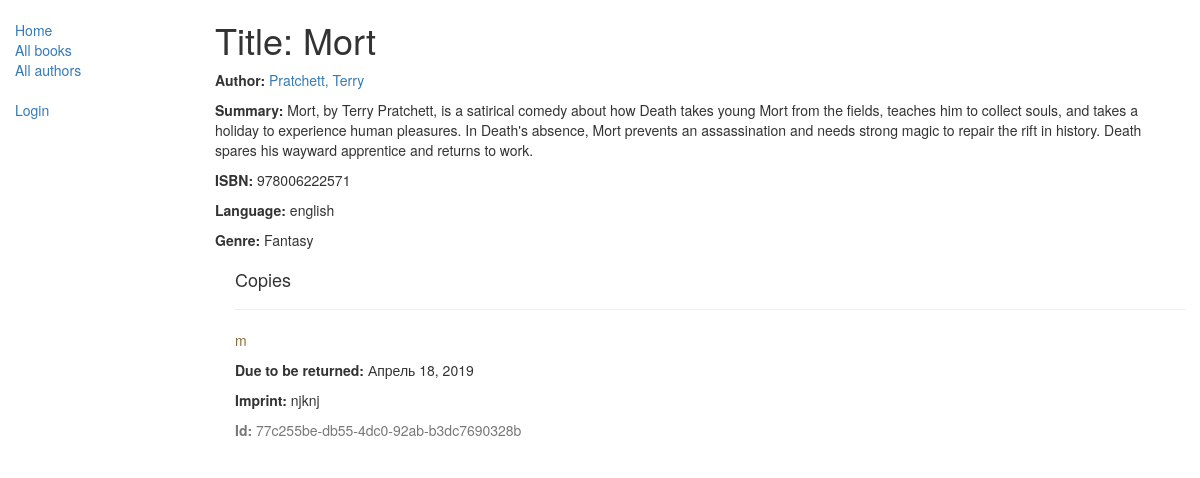
/catalog/book/1, run on the app's committed database.
### catalog/models.py (models this page shows, shortened)
class Book(models.Model):
    title = models.CharField(max_length=200)
    author = models.ForeignKey('Author', on_delete=models.SET_NULL, null=True)
    summary = models.TextField(max_length=1000, help_text="Enter a brief description of the book")
    isbn = models.CharField('ISBN', max_length=13,
                            help_text='13 Character <a href="https://www.isbn-international.org/content/what-isbn'
                                      '">ISBN number</a>')
    genre = models.ManyToManyField(Genre, help_text="Select a genre for this book")
    language = models.ForeignKey('Language', on_delete=models.SET_NULL, null=True)
    def display_genre(self):
        """Creates a string for the Genre. This is required to display genre in Admin."""
        return ', '.join([genre.name for genre in self.genre.all()[:3]])
    display_genre.short_description = 'Genre'

class Author(models.Model):
    first_name = models.CharField(max_length=100)
    last_name = models.CharField(max_length=100)
    date_of_birth = models.DateField(null=True, blank=True)
    date_of_death = models.DateField('died', null=True, blank=True)
    class Meta:
        ordering = ['last_name', 'first_name']
    def __str__(self):
        return '{0}, {1}'.format(self.last_name, self.first_name)

class Language(models.Model):
    name = models.CharField(max_length=200,
                            help_text="Enter the book's natural language (e.g. English, French, Japanese etc.)")
    def __str__(self):
        return self.name

class Genre(models.Model):
    name = models.CharField(
        max_length=200,
        help_text="Enter a book genre (e.g. Science Fiction, French Poetry etc.)"
        )
    def __str__(self):
        return self.name

class BookInstance(models.Model):
    id = models.UUIDField(primary_key=True, default=uuid.uuid4,
                          help_text="Unique ID for this particular book across whole library")
    book = models.ForeignKey('Book', on_delete=models.SET_NULL, null=True)
    imprint = models.CharField(max_length=200)
    due_back = models.DateField(null=True, blank=True)
    borrower = models.ForeignKey(User, on_delete=models.SET_NULL, null=True, blank=True)
    LOAN_STATUS = (
        ('d', 'Maintenance'),
        ('o', 'On loan'),
        ('a', 'Available'),
        ('r', 'Reserved'),
    )
    status = models.CharField(
        max_length=1,
        choices=LOAN_STATUS,
        blank=True,
        default='d',
        help_text='Book availability')
    class Meta:
        ordering = ['due_back']
        permissions = (("can_mark_returned", "Set book as returned"),)

### catalog/views.py (the view)
# urls.py: path('book/<int:pk>', views.BookDetailView.as_view(), name='book-detail'),
class BookDetailView(generic.DetailView):
    model = Book

### catalog/templates/catalog/book_detail.html
{% extends "base_generic.html" %}
{% block content %}
  <h1>Title: {{ book.title }}</h1>
  <p><strong>Author:</strong> <a href="">{{ book.author }}</a></p>
  <p><strong>Summary:</strong> {{ book.summary }}</p>
  <p><strong>ISBN:</strong> {{ book.isbn }}</p>
  <p><strong>Language:</strong> {{ book.language }}</p>
  <p><strong>Genre:</strong> {% for genre in book.genre.all %} {{ genre }}{% if not forloop.last %}, {% endif %}{% endfor %}</p>
  <div style="margin-left:20px;margin-top:20px">
    <h4>Copies</h4>
    {% for copy in book.bookinstance_set.all %}
    <hr>
    <p class="{% if copy.status == 'a' %}text-success{% elif copy.status == 'd' %}text-danger{% else %}text-warning{% endif %}">{{ copy.get_status_display }}</p>
    {% if copy.status != 'a' %}<p><strong>Due to be returned:</strong> {{copy.due_back}}</p>{% endif %}
    <p><strong>Imprint:</strong> {{copy.imprint}}</p>
    <p class="text-muted"><strong>Id:</strong> {{copy.id}}</p>
    {% endfor %}
  </div>
{% endblock %}

### data on the page
Book: title "Mort", author "Pratchett, Terry", summary "Mort, by Terry Pratchett, is a satirical comedy about how Death takes young Mort from the fields, teaches him to collect souls, and takes a holiday to experience human pleasures. In Death's absence, Mort prevents an assassination and needs strong magic to repair the rift in history. Death spares his wayward apprentice and returns to work.", isbn "978006222571", language "english"
Genre: name "Fantasy"
BookInstance: status "m", due_back "Апрель 18, 2019", imprint "njknj", id "77c255be-db55-4dc0-92ab-b3dc7690328b"
